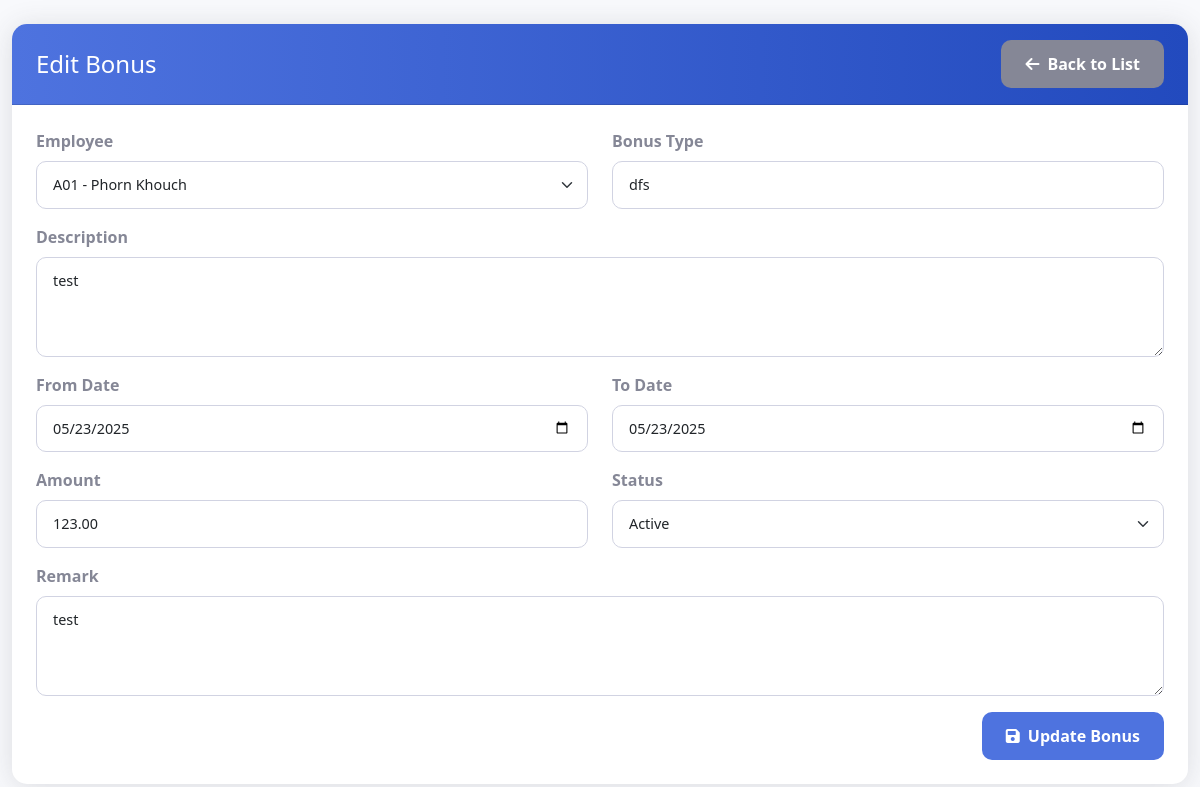
Page /view/PRBonus/edit.php?id=2 on the committed database.
### tables this page shows
CREATE TABLE `prbonus` (
  `ID` int(11) NOT NULL,
  `EmpCode` varchar(50) DEFAULT NULL,
  `BonusType` varchar(50) DEFAULT NULL,
  `Description` text DEFAULT NULL,
  `FromDate` date DEFAULT NULL,
  `ToDate` date DEFAULT NULL,
  `Amount` decimal(10,2) DEFAULT NULL,
  `Status` varchar(20) DEFAULT NULL,
  `Remark` text DEFAULT NULL
);

CREATE TABLE `hrstaffprofile` (
  `EmpCode` varchar(20) NOT NULL,
  `EmpName` varchar(100) DEFAULT NULL,
  `Gender` varchar(20) DEFAULT NULL,
  `Dob` date DEFAULT NULL,
  `Position` varchar(100) DEFAULT NULL,
  `Department` varchar(100) DEFAULT NULL,
  `Company` varchar(100) DEFAULT NULL,
  `Level` varchar(50) DEFAULT NULL,
  `Division` varchar(100) DEFAULT NULL,
  `StartDate` date DEFAULT NULL,
  `Status` varchar(20) DEFAULT NULL,
  `Contact` varchar(50) DEFAULT NULL,
  `Email` varchar(100) DEFAULT NULL,
  `Address` text DEFAULT NULL,
  `LineManager` varchar(100) DEFAULT NULL,
  `Hod` varchar(100) DEFAULT NULL,
  `Photo` varchar(255) DEFAULT NULL,
  `IsProb` int(11) NOT NULL,
  `Salary` decimal(10,2) DEFAULT NULL,
  `PayParameter` varchar(50) DEFAULT NULL,
  `Telegram` varchar(255) NOT NULL,
  `ProbationDate` date NOT NULL
);

### view/PRBonus/edit.php (the view, shortened to what this page needs)
<?php
include("../../Config/conect.php");
$id = intval($_GET['id']);
$sql = "SELECT b.*, sp.EmpName
        FROM prbonus b
        LEFT JOIN hrstaffprofile sp ON b.EmpCode = sp.EmpCode
        WHERE b.ID = ?";
$stmt = $con->prepare($sql);
$stmt->bind_param("i", $id);
$stmt->execute();
$result = $stmt->get_result();
$bonus = $result->fetch_assoc();
$empQuery = "SELECT EmpCode, EmpName FROM hrstaffprofile WHERE Status = 'Active' ORDER BY EmpName";
$employees = $con->query($empQuery);
?>
<!DOCTYPE html>
<html lang="en">
<head>
    <link href="https://cdn.jsdelivr.net/npm/bootstrap@5.1.3/dist/css/bootstrap.min.css" rel="stylesheet">
    <link href="https://cdnjs.cloudflare.com/ajax/libs/font-awesome/6.0.0/css/all.min.css" rel="stylesheet">
    <link href="../../style/career.css" rel="stylesheet">
</head>
<body>
    <div class="container-fluid mt-4">
        <div class="row justify-content-center">
            <div class="col-md-12">
                <div class="card">
                    <div class="card-header">
                        <div class="d-flex justify-content-between align-items-center">
                            <h4 class="mb-0">Edit Bonus</h4>
                            <a href="index.php" class="btn btn-secondary">
                                <i class="fas fa-arrow-left me-2"></i>Back to List
                            </a>
                        </div>
                    </div>
                    <div class="card-body">
                        <form action="../../action/PRBonus/edit.php" method="POST" id="bonusForm">
                            <div class="row mb-3">
                                <div class="col-md-6">
                                    <label for="empCode" class="form-label">Employee</label>
                                    <select class="form-select" name="empCode" id="empCode" required>
                                        <?php while($emp = $employees->fetch_assoc()): ?>
                                            <option value="<?php echo htmlspecialchars($emp['EmpCode']); ?>"
                                                <?php echo ($emp['EmpCode'] === $bonus['EmpCode']) ? 'selected' : ''; ?>>
                                                <?php echo htmlspecialchars($emp['EmpCode'] . ' - ' . $emp['EmpName']); ?>
                                            </option>
                                        <?php endwhile; ?>
                                    </select>
                                </div>
                                <div class="col-md-6">
                                    <label for="bonusType" class="form-label">Bonus Type</label>
                                    <input type="text" class="form-control" name="bonusType" id="bonusType"
                                           value="<?php echo htmlspecialchars($bonus['BonusType']); ?>" required>
                                </div>
                            </div>
                            <div class="row mb-3">
                                <div class="col-md-12">
                                    <label for="description" class="form-label">Description</label>
                                    <textarea class="form-control" name="description" id="description" rows="3" required><?php echo htmlspecialchars($bonus['Description']); ?></textarea>
                                </div>
                            </div>
                            <div class="row mb-3">
                                <div class="col-md-6">
                                    <label for="fromDate" class="form-label">From Date</label>
                                    <input type="date" class="form-control" name="fromDate" id="fromDate"
                                           value="<?php echo htmlspecialchars($bonus['FromDate']); ?>" required>
                                </div>
                                <div class="col-md-6">
                                    <label for="toDate" class="form-label">To Date</label>
                                    <input type="date" class="form-control" name="toDate" id="toDate"
                                           value="<?php echo htmlspecialchars($bonus['ToDate']); ?>" required>
                                </div>
                            </div>
                            <div class="row mb-3">
                                <div class="col-md-6">
                                    <label for="amount" class="form-label">Amount</label>
                                    <input type="number" class="form-control" name="amount" id="amount"
                                           step="0.01" min="0" value="<?php echo htmlspecialchars($bonus['Amount']); ?>" required>
                                </div>
                                <div class="col-md-6">
                                    <label for="status" class="form-label">Status</label>
                                    <select class="form-select" name="status" id="status" required>
                                        <option value="Active" <?php echo ($bonus['Status'] === 'Active') ? 'selected' : ''; ?>>Active</option>
                                    </select>
                                </div>
                            </div>
                            <div class="mb-3">
                                <label for="remark" class="form-label">Remark</label>
                                <textarea class="form-control" name="remark" id="remark" rows="2"><?php echo htmlspecialchars($bonus['Remark']); ?></textarea>
                            </div>
                            <div class="text-end">
                                <button type="submit" class="btn btn-primary">
                                    <i class="fas fa-save me-2"></i>Update Bonus
                                </button>
                            </div>
                        </form>
                    </div>
                </div>
            </div>
        </div>
    </div>
</body>
</html>

### Style/career.css (style rules this page uses)
:root { --primary-color: #4e73df; --secondary-color: #858796; --success-color: #1cc88a; --info-color: #36b9cc; --warning-color: #f6c23e; --danger-color: #e74a3b; }
body { background-color: #f8f9fc; font-family: 'Segoe UI', Tahoma, Geneva, Verdana, sans-serif; }
.card { border: none; border-radius: 15px; box-shadow: 0 0.15rem 1.75rem 0 rgba(58, 59, 69, 0.15); }
.card-header { background: linear-gradient(to right, var(--primary-color), #224abe); color: white; border-radius: 15px 15px 0 0 !important; padding: 1rem 1.5rem; }
.card-body { padding: 1.5rem; }
.form-control, .form-select { border-radius: 10px; border: 1px solid #d1d3e2; padding: 0.75rem 1rem; font-size: 0.9rem; }
.form-label { font-weight: 600; color: var(--secondary-color); margin-bottom: 0.5rem; }
textarea.form-control { min-height: 100px; }
.btn { border-radius: 10px; padding: 0.75rem 1.5rem; font-weight: 600; transition: all 0.2s; }
.btn-primary { background-color: var(--primary-color); border: none; }
.btn-secondary { background-color: var(--secondary-color); border: none; }

### rows in the picture
prbonus: empCode "A01 - Phorn Khouch", bonusType "dfs", description "test", fromDate "05/23/2025", toDate "05/23/2025", amount "123.00", status "Active", remark "test"
